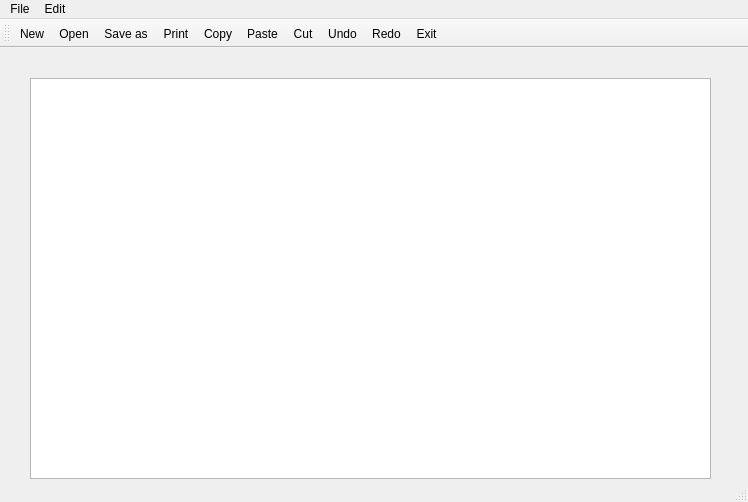
<?xml version="1.0" encoding="UTF-8"?>
<ui version="4.0">
 <class>MainWindow</class>
 <widget class="QMainWindow" name="MainWindow">
  <property name="geometry">
   <rect>
    <x>0</x>
    <y>0</y>
    <width>748</width>
    <height>502</height>
   </rect>
  </property>
  <property name="windowTitle">
   <string>MainWindow</string>
  </property>
  <property name="windowIcon">
   <iconset resource="resource.qrc">
    <normaloff>:/images/Icons/notepad.jpg</normaloff>:/images/Icons/notepad.jpg</iconset>
  </property>
  <widget class="QWidget" name="centralwidget">
   <widget class="QWidget" name="verticalLayoutWidget">
    <property name="geometry">
     <rect>
      <x>30</x>
      <y>30</y>
      <width>681</width>
      <height>401</height>
     </rect>
    </property>
    <layout class="QVBoxLayout" name="verticalLayout">
     <item>
      <widget class="QTextEdit" name="textEdit"/>
     </item>
    </layout>
   </widget>
  </widget>
  <widget class="QMenuBar" name="menubar">
   <property name="geometry">
    <rect>
     <x>0</x>
     <y>0</y>
     <width>748</width>
     <height>25</height>
    </rect>
   </property>
   <widget class="QMenu" name="menuFile">
    <property name="title">
     <string>File</string>
    </property>
    <addaction name="actionNew"/>
    <addaction name="actionOpen"/>
    <addaction name="actionSave_as"/>
    <addaction name="actionPrint"/>
    <addaction name="actionExit"/>
   </widget>
   <widget class="QMenu" name="menuEdit">
    <property name="title">
     <string>Edit</string>
    </property>
    <addaction name="actionCopy"/>
    <addaction name="actionPaste"/>
    <addaction name="actionCut"/>
    <addaction name="actionUndo"/>
    <addaction name="actionRedo"/>
   </widget>
   <addaction name="menuFile"/>
   <addaction name="menuEdit"/>
  </widget>
  <widget class="QStatusBar" name="statusbar"/>
  <widget class="QToolBar" name="toolBar">
   <property name="windowTitle">
    <string>toolBar</string>
   </property>
   <attribute name="toolBarArea">
    <enum>TopToolBarArea</enum>
   </attribute>
   <attribute name="toolBarBreak">
    <bool>false</bool>
   </attribute>
   <addaction name="actionNew"/>
   <addaction name="actionOpen"/>
   <addaction name="actionSave_as"/>
   <addaction name="actionPrint"/>
   <addaction name="actionCopy"/>
   <addaction name="actionPaste"/>
   <addaction name="actionCut"/>
   <addaction name="actionUndo"/>
   <addaction name="actionRedo"/>
   <addaction name="actionExit"/>
  </widget>
  <action name="actionNew">
   <property name="icon">
    <iconset resource="resource.qrc">
     <normaloff>:/images/Icons/New.bmp</normaloff>:/images/Icons/New.bmp</iconset>
   </property>
   <property name="text">
    <string>New</string>
   </property>
  </action>
  <action name="actionOpen">
   <property name="icon">
    <iconset resource="resource.qrc">
     <normaloff>:/images/Icons/Open.bmp</normaloff>:/images/Icons/Open.bmp</iconset>
   </property>
   <property name="text">
    <string>Open</string>
   </property>
  </action>
  <action name="actionSave_as">
   <property name="icon">
    <iconset resource="resource.qrc">
     <normaloff>:/images/Icons/save as.png</normaloff>:/images/Icons/save as.png</iconset>
   </property>
   <property name="text">
    <string>Save as</string>
   </property>
  </action>
  <action name="actionExit">
   <property name="icon">
    <iconset resource="resource.qrc">
     <normaloff>:/images/Icons/exit.png</normaloff>:/images/Icons/exit.png</iconset>
   </property>
   <property name="text">
    <string>Exit</string>
   </property>
  </action>
  <action name="actionPrint">
   <property name="icon">
    <iconset resource="resource.qrc">
     <normaloff>:/images/Icons/print.png</normaloff>:/images/Icons/print.png</iconset>
   </property>
   <property name="text">
    <string>Print</string>
   </property>
  </action>
  <action name="actionCopy">
   <property name="icon">
    <iconset resource="resource.qrc">
     <normaloff>:/images/Icons/Copy.bmp</normaloff>:/images/Icons/Copy.bmp</iconset>
   </property>
   <property name="text">
    <string>Copy</string>
   </property>
  </action>
  <action name="actionPaste">
   <property name="icon">
    <iconset resource="resource.qrc">
     <normaloff>:/images/Icons/Paste.bmp</normaloff>:/images/Icons/Paste.bmp</iconset>
   </property>
   <property name="text">
    <string>Paste</string>
   </property>
  </action>
  <action name="actionCut">
   <property name="icon">
    <iconset resource="resource.qrc">
     <normaloff>:/images/Icons/Cut.bmp</normaloff>:/images/Icons/Cut.bmp</iconset>
   </property>
   <property name="text">
    <string>Cut</string>
   </property>
  </action>
  <action name="actionUndo">
   <property name="icon">
    <iconset resource="resource.qrc">
     <normaloff>:/images/Icons/undo.png</normaloff>:/images/Icons/undo.png</iconset>
   </property>
   <property name="text">
    <string>Undo</string>
   </property>
  </action>
  <action name="actionRedo">
   <property name="icon">
    <iconset resource="resource.qrc">
     <normaloff>:/images/Icons/redo.png</normaloff>:/images/Icons/redo.png</iconset>
   </property>
   <property name="text">
    <string>Redo</string>
   </property>
  </action>
 </widget>
 <resources>
  <include location="resource.qrc"/>
 </resources>
 <connections/>
</ui>
